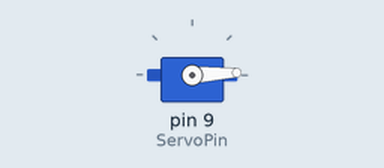
The sketch below on a simulated Arduino Uno, built with avr-gcc and run on an emulated ATmega328P. Parts: servo.

Above: at 0.05 s.
At 0.7 s:
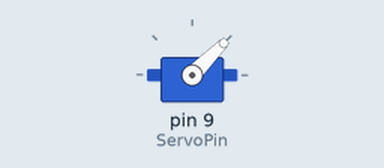
At 1.35 s:
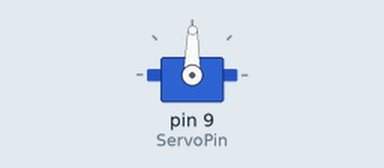
At 2.7 s:
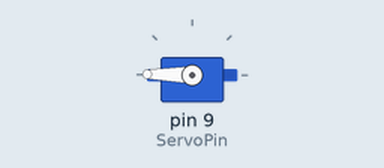
Timing chart, 0 to 6.2 s (numbered marks = the images above):
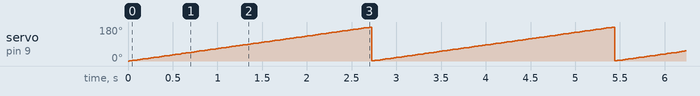

Measured:
- by itself, servo on pin 9 (ServoPin): ramps from 1° to 179° and jumps back, once every 2.7 s

The sketch:

servo_motor2.ino
```cpp
// servo library
#include <Servo.h>

// defining servo pin
int ServoPin = 9;

// creating servo object
Servo servo;

// temporary setting the angle value as 0
int angle = 0;

void setup() {
    servo.attach(ServoPin);
}

void loop() {
    // scan from 0 to 180 degree
    for(angle = 0; angle < 180; angle++) {
        servo.write(angle);
        delay(15);
    }
}
```
